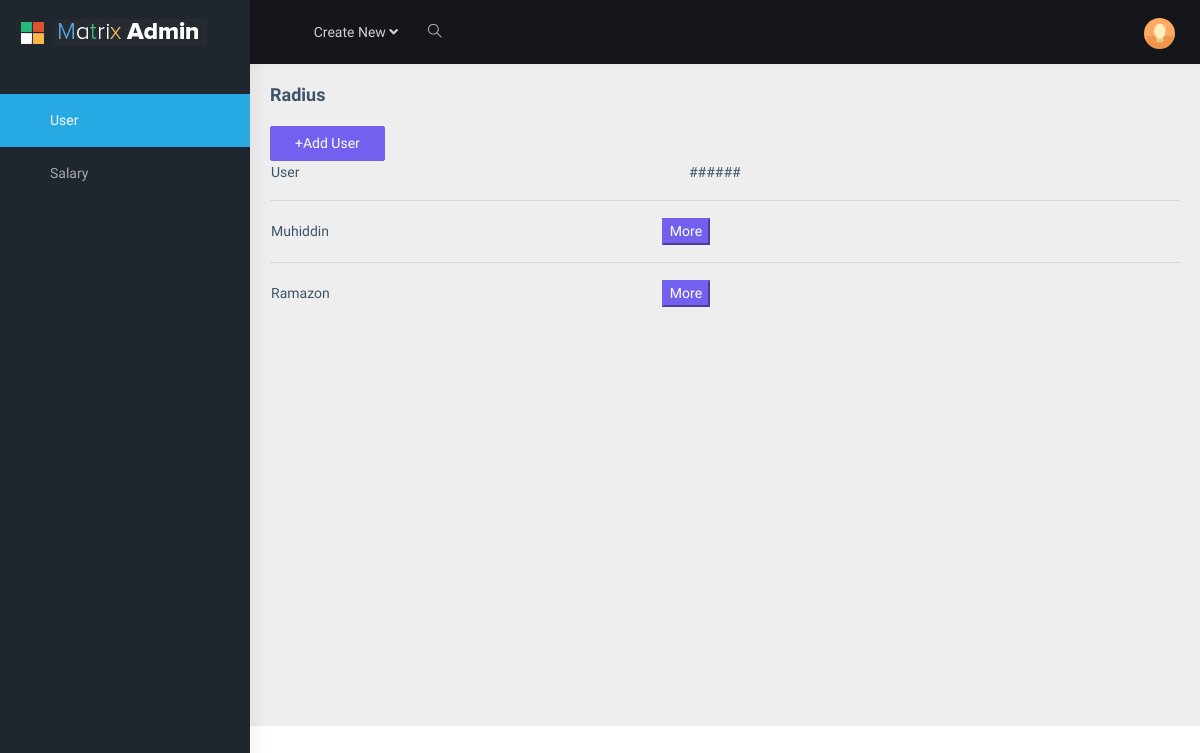
Page /api/admin/users (signed in) on the earlier database version.
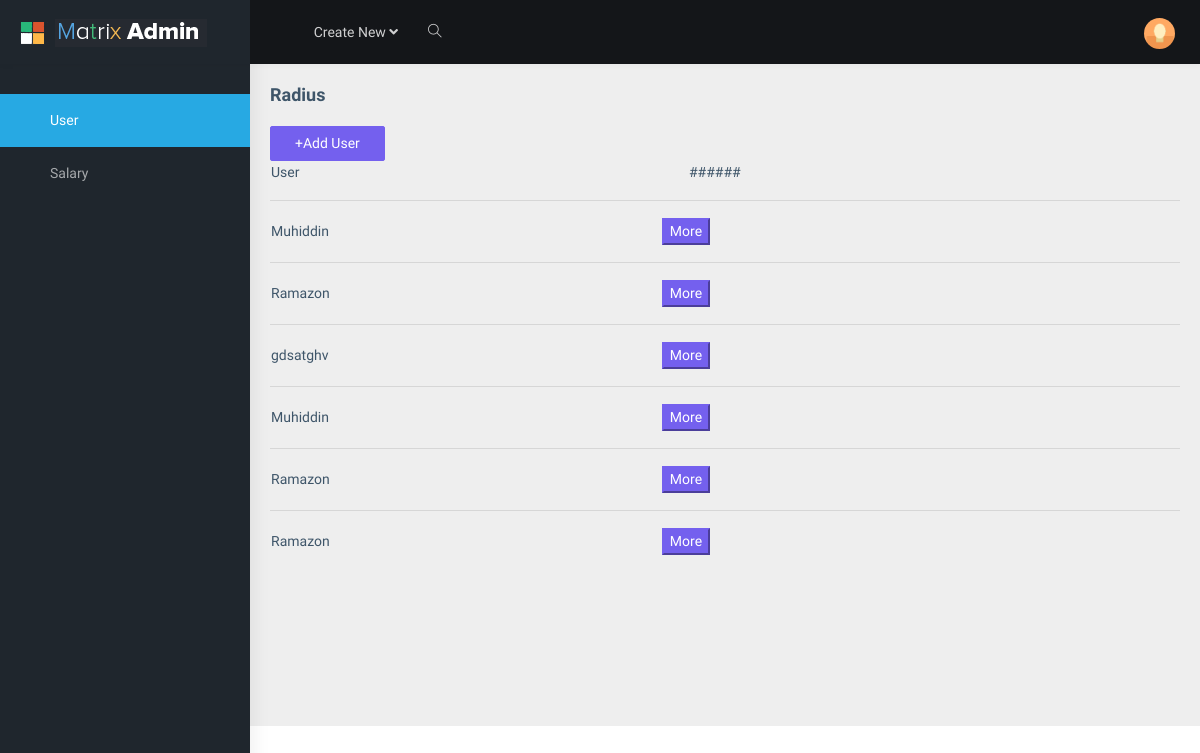
Same page on the later database version.
### salary/models.py (models this page shows, shortened)
class Workers(models.Model):
    CHOICES = (
        ('true', 'TRUE'),
        ('false', 'FALSE')
    )
    full_name = models.CharField(max_length=125)
    phone = models.CharField(max_length=12)
    age = models.IntegerField(default=0)
    job = models.CharField(max_length=125)
    birthday = models.DateField(auto_now=False, auto_now_add=False, blank=True, null=True)
    salary = models.IntegerField(default=0)
    telegram_id = models.CharField(max_length=125)
    bons = models.IntegerField(default=0)
    fine = models.IntegerField(default=0)
    give = models.IntegerField(default=0)
    residue = models.IntegerField(default=0)
    status = models.CharField(max_length=25, choices=CHOICES, default='true', blank=True, null=True)

### salary/views.py (the view)
# urls.py: path('users', UserView.as_view(), name='users'),
class UserView(TemplateView):
    model = Workers
    def get(self, request, *args, **kwargs):
        if not request.user.is_authenticated:
            return HttpResponseRedirect(reverse_lazy('login'))
        context = super().get_context_data(**kwargs)
        context['users'] = Workers.objects.all()
        return render(request, 'admin/users.html', context)

### salary/templates/admin/users.html
{% extends 'base.html' %}
{% load static %}
{% block content %}
    <table>
        <a href="{% url 'adduser' %}"><button class="btn btn-primary px-4">+Add User</button></a>
    <tr>
        <td style="width: 35%;">User</td>
        <td style="width: 10%;">######</td>
    </tr>
        </table>
    {% for user in users%}
        <table>
    <tr>
        <td style="width: 35%;">{{user.full_name}}</td>
        <td style="width: 10%;"> <a href="{%url 'userprofil' user.id %}"><button class="btn-primary">More</button></a></td>
        <hr>
    </tr>
        </table>
    {% endfor %}
{% endblock %}

### salary/templates/base.html (shortened to what this page needs)
{% load static %}
<!DOCTYPE html>
<html dir="ltr" lang="en">
<head>
    <link href="{% static 'dashboard/assets/libs/flot/css/float-chart.css' %}" rel="stylesheet">
    <link href="{% static 'dashboard/css/style.min.css'%}" rel="stylesheet">
</head>
<body>
    <div id="main-wrapper">
        <header class="topbar" data-navbarbg="skin5">
            <nav class="navbar top-navbar navbar-expand-md navbar-dark">
                <div class="navbar-header" data-logobg="skin5">
                    <a class="navbar-brand" href="index.html">
                        <b class="logo-icon p-l-10">
                            <img src="{% static 'dashboard/assets/images/logo-icon.png'%}" alt="homepage" class="light-logo" />
                        </b>
                        <span class="logo-text">
                             <img src="{% static 'dashboard/assets/images/logo-text.png'%}" alt="homepage" class="light-logo" />
                        </span>
                    </a>
                </div>
                <div class="navbar-collapse collapse" id="navbarSupportedContent" data-navbarbg="skin5">
                    <ul class="navbar-nav float-left mr-auto">
                        <li class="nav-item d-none d-md-block"><a class="nav-link sidebartoggler waves-effect waves-light" href="javascript:void(0)" data-sidebartype="mini-sidebar"><i class="mdi mdi-menu font-24"></i></a></li>
                        <li class="nav-item dropdown">
                            <a class="nav-link dropdown-toggle" href="#" id="navbarDropdown" role="button" data-toggle="dropdown" aria-haspopup="true" aria-expanded="false">
                             <span class="d-none d-md-block">Create New <i class="fa fa-angle-down"></i></span>
                            </a>
                        </li>
                        <li class="nav-item search-box"> <a class="nav-link waves-effect waves-dark" href="javascript:void(0)"><i class="ti-search"></i></a>
                        </li>
                    </ul>
                    <ul class="navbar-nav float-right">
                        <li class="nav-item dropdown">
                            <a class="nav-link dropdown-toggle text-muted waves-effect waves-dark pro-pic" href="" data-toggle="dropdown" aria-haspopup="true" aria-expanded="false"><img src="{% static 'dashboard/assets/images/users/1.jpg'%}" alt="user" class="rounded-circle" width="31"></a>
                        </li>
                    </ul>
                </div>
            </nav>
        </header>
        <aside class="left-sidebar" data-sidebarbg="skin5">
            <div class="scroll-sidebar">
                <nav class="sidebar-nav">
                    <ul id="sidebarnav" class="p-t-30">
                        <li class="sidebar-item"> <a class="sidebar-link waves-effect waves-dark sidebar-link" href="{% url 'users' %}" aria-expanded="false"><i class="mdi mdi-view-dashboard"></i><span class="hide-menu">User</span></a></li>
                        <li class="sidebar-item"> <a class="sidebar-link waves-effect waves-dark" href="{% url 'search' %}" aria-expanded="false"><i class="mdi mdi-view-dashboard"></i><span class="hide-menu">Salary</span></a></li>
                    </ul>
                </nav>
            </div>
        </aside>
        <div id="main-wrapper">
        <div class="page-wrapper">
            <div class="page-breadcrumb">
                <div class="row">
                    <div class="col-12 d-flex no-block align-items-center">
                        <h4 class="page-title">Radius</h4>
                    </div>
                </div>
            </div>
            <div class="container-fluid">
{% block content%}
{% endblock content%}
            </div>
        </div>
        </div>
    </div>
</body>
</html>

Differences in the rows shown:
added Workers: full_name "gdsatghv"
added Workers: full_name "Muhiddin"
added Workers: full_name "Ramazon"
added Workers: full_name "Ramazon"
